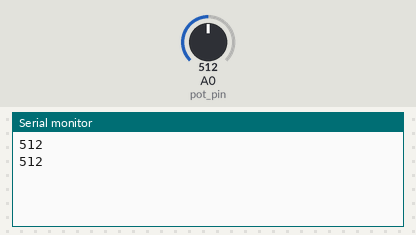
The sketch below on a simulated Arduino Leonardo, built with avr-gcc and run on an emulated ATmega32U4. Shown: the last lines printed to the serial monitor. The test bench sets the inputs (shaded band); at power-on: A0 (pot_pin) = 512.

Above: at 1.8 s.
1.9 s: A0 (pot_pin) set to 716
At 2.8 s:
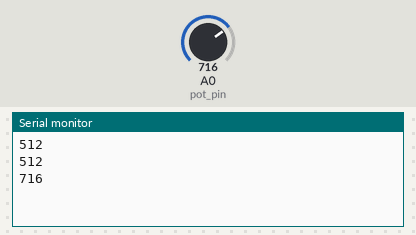
3.4 s: A0 (pot_pin) set to 900
At 4.7 s:
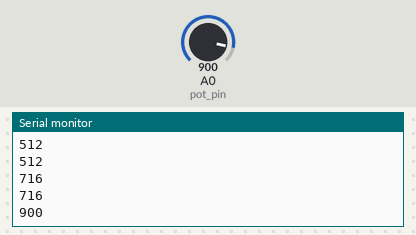
Timing chart, 0 to 6.4 s (numbered marks = the images above; inputs shaded):
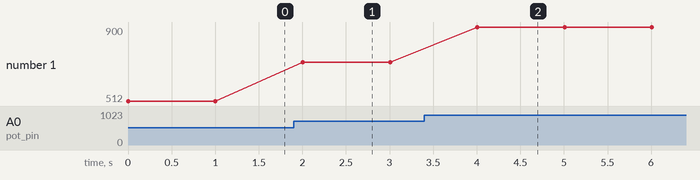

The sketch:

Prueba_1.ino
```cpp
/*
Read values from a potentiometer
*/
const int pot_pin = 0;                  // Potentiometer

void setup()
{
 // initialize the serial communications:
 Serial.begin(9600);
 analogReference(DEFAULT);

}
void loop()
{
 int value = analogRead(pot_pin);  //read from pot_pin
 delay(1); //


float zero_G = 512.0; //ADC is 0~1023  the zero g output equal to Vs/2
                      //ADXL335 power supply by Vs 3.3V
float scale = 102.3;  //ADXL335330 Sensitivity is 330mv/g
                       //330 * 1024/3.3/1000

Serial.print(value);
Serial.print("\n");


delay(1000);  //wait for 1 second
}
```

Measured:
- after the input at 1.9 s, the serial monitor: prints a new line after 0.10 s (image 1)
- after the input at 3.4 s, the serial monitor: prints a new line after 0.61 s (image 2)
- plotted number 1: 512 → 716 after the input at 1.9 s, 716 → 900 after the input at 3.4 s
